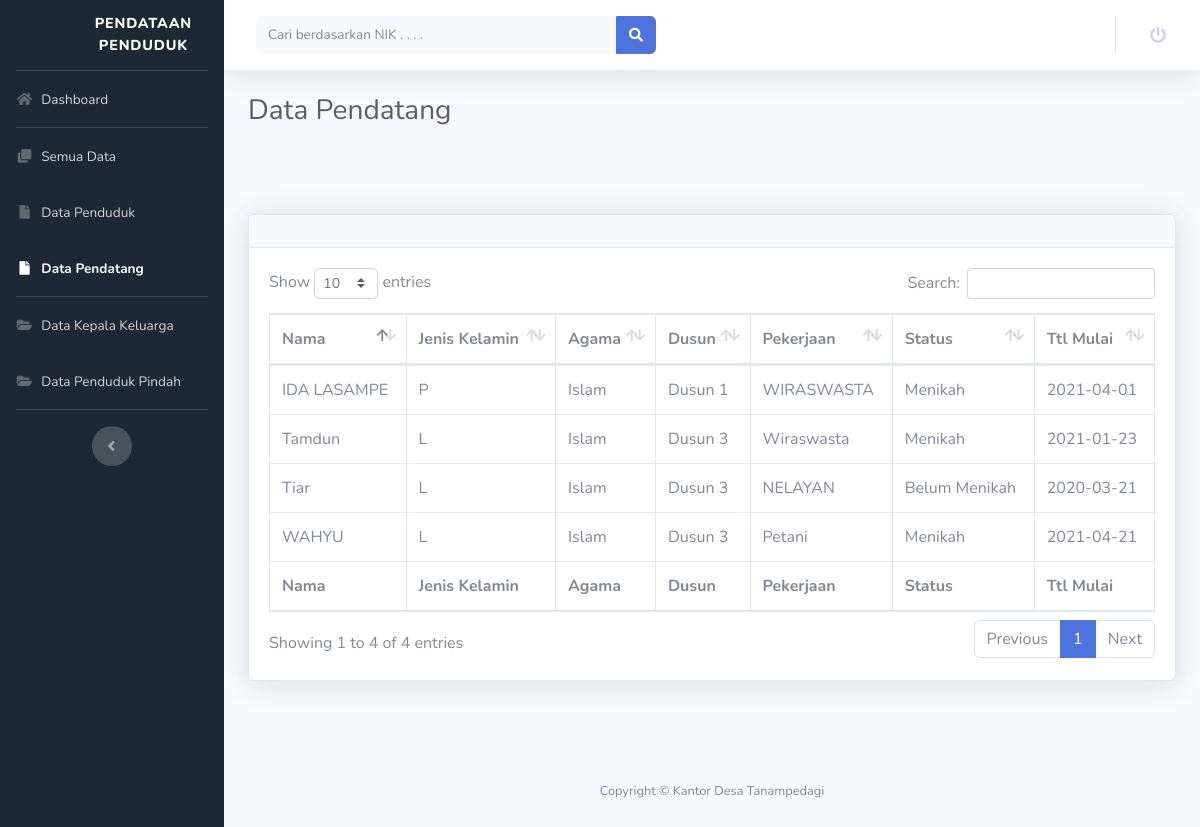
/Program/all_data_pendatang_user.php, run on the app's committed database.
### tables this page shows
CREATE TABLE `data_pendatang` (
  `nik` bigint(20) NOT NULL,
  `nama` varchar(50) NOT NULL,
  `agama` varchar(20) NOT NULL,
  `gender` varchar(11) NOT NULL,
  `ttl` date NOT NULL,
  `dusun` varchar(20) NOT NULL,
  `alamat` varchar(60) NOT NULL,
  `pendidikan` varchar(20) NOT NULL,
  `pekerjaan` varchar(20) NOT NULL,
  `gol_darah` varchar(2) NOT NULL,
  `no_telp` varchar(13) NOT NULL,
  `status` varchar(20) NOT NULL,
  `kategori` varchar(20) NOT NULL,
  `ttl_mulai` date NOT NULL,
  `id_akun` int(11) NOT NULL
);

### Program/all_data_pendatang_user.php (the view, shortened to what this page needs)
<!DOCTYPE html>
<html lang="en">
<head>
    <link href="vendor/fontawesome-free/css/all.min.css" rel="stylesheet" type="text/css">
    <link href="css/sb-admin-2.min.css" rel="stylesheet">
    <link rel="stylesheet" type="text/css" href="css/style.css">
    <link href="vendor/datatables/dataTables.bootstrap4.min.css" rel="stylesheet">
</head>
<body id="page-top">
    <div id="wrapper">
        <ul class="navbar-nav samping sidebar sidebar-dark accordion" id="accordionSidebar">
            <a class="sidebar-brand d-flex align-items-center justify-content-center" href="index.php">
                <div class="sidebar-brand-icon logo">
                </div>
                <div class="sidebar-brand-text mx-3 text">Pendataan Penduduk</div>
            </a>
            <hr class="sidebar-divider my-0">
            <li class="nav-item">
                <a class="nav-link" href="index.php">
                    <i class="fas fa-fw fa-home"></i>
                    <span>Dashboard</span></a>
            </li>
            <hr class="sidebar-divider my-0">
            <li class="nav-item">
                <a class="nav-link" href="datas_user.php">
                    <i class="fas fa-fw fa-clone"></i>
                    <span>Semua Data</span></a>
            </li>
            <li class="nav-item">
                <a class="nav-link" href="all_data_user.php">
                    <i class="fas fa-fw fa-file"></i>
                    <span>Data Penduduk</span></a>
            </li>
            <li class="nav-item active">
                <a class="nav-link" href="all_data_pendatang_user.php">
                    <i class="fas fa-fw fa-file"></i>
                    <span>Data Pendatang</span></a>
            </li>
            <hr class="sidebar-divider my-0">
            <li class="nav-item">
                <a class="nav-link" href="all_data_kep_user.php">
                    <i class="fas fa-fw fa-folder-open"></i>
                    <span>Data Kepala Keluarga</span></a>
            </li>
            <li class="nav-item">
                <a class="nav-link" href="all_data_pin_user.php">
                    <i class="fas fa-fw fa-folder-open"></i>
                    <span>Data Penduduk Pindah</span></a>
            </li>
            <hr class="sidebar-divider d-none d-md-block">
            <div class="text-center d-none d-md-inline">
                <button class="rounded-circle border-0" id="sidebarToggle"></button>
            </div>
        </ul>
        <div id="content-wrapper" class="d-flex flex-column">
            <div id="content">
                <nav class="navbar navbar-expand navbar-light bg-white topbar mb-4 static-top shadow">
                    <form
                        class="d-none d-sm-inline-block form-inline mr-auto ml-md-3 my-2 my-md-0 mw-100 navbar-search" action="pencarian.php" method="POST" autocomplete="off">
                        <div class="input-group">
                            <input type="text" class="form-control bg-light border-0 small" placeholder="Cari berdasarkan NIK . . . ."
                                aria-label="Search" aria-describedby="basic-addon2" name="inputnik" required="">
                            <div class="input-group-append">
                                <button class="btn btn-primary" type="submit" name="submit">
                                    <i class="fas fa-search fa-sm"></i>
                                </button>
                            </div>
                        </div>
                    </form>
                    <ul class="navbar-nav ml-auto">
                        <li class="nav-item dropdown no-arrow mx-1">
                            <a class="nav-link dropdown-toggle" href="#" id="alertsDropdown" role="button"
                                data-toggle="modal" aria-haspopup="true" aria-expanded="false" data-target="#logoutModal">
                                <i class="fas fa-power-off fa-fw"></i>
                            </a>
                        </li>
                    </ul>
                </nav>
                <div class="container-fluid">
                    <h1 class="h3 mb-4 text-gray-800">Data Pendatang</h1>
                    <div class="input_down">
                    </div>
                    <br>
                    <div class="card shadow mb-4">
                        <div class="card-header py-3">
                        </div>
                        <div class="card-body">
                            <div class="table-responsive">
                                <table class="table table-bordered" id="dataTable" width="100%" cellspacing="0">
                                    <thead>
                                        <tr>
                                            <th>Nama</th>
                                            <th>Jenis Kelamin</th>
                                            <th>Agama</th>
                                            <th>Dusun</th>
                                            <th>Pekerjaan</th>
                                            <th>Status</th>
                                            <th>Ttl Mulai</th>
                                        </tr>
                                    </thead>
                                    <tfoot>
                                        <tr>
                                            <th>Nama</th>
                                            <th>Jenis Kelamin</th>
                                            <th>Agama</th>
                                            <th>Dusun</th>
                                            <th>Pekerjaan</th>
                                            <th>Status</th>
                                            <th>Ttl Mulai</th>
                                        </tr>
                                    </tfoot>
                                    <tbody>
                                    <?php
                                    require ('koneksi.php');
                                    $result= mysqli_query($conn, "SELECT * FROM data_pendatang");
                                    while ($data = mysqli_fetch_array($result)){
                                    ?>
                                        <tr>
                                            <td><?php echo $data['nama']; ?></td>
                                            <td><?php echo $data['gender']; ?></td>
                                            <td><?php echo $data['agama']; ?></td>
                                            <td><?php echo $data['dusun']; ?></td>
                                            <td><?php echo $data['pekerjaan']; ?></td>
                                            <td><?php echo $data['status']; ?></td>
                                            <td><?php echo $data['ttl_mulai']; ?></td>
                                        </tr>
                                    <?php
                                        }
                                    ?>
                                    </tbody>
                                </table>
                            </div>
                        </div>
                    </div>
                </div>
            <br>
            <br>
            <footer class="sticky-footer">
                <div class="container my-auto">
                    <div class="copyright text-center my-auto">
                        <span>Copyright &copy; Kantor Desa Tanampedagi</span>
                    </div>
                </div>
            </footer>
        </div>
    </div>
</body>
</html>

### Program/css/style.css (style rules this page uses)
div .logo { width: 90%; height: 270%; background-image: url('../img/lambang3.png'); background-size: 70%; background-repeat: no-repeat; background-position: center; }
.samping { background-color: #1C2833; }
.text { font-size: 90%; }
.input_down { height: 38px; margin-left: -2%; width: 104%; }

### data on the page
data_pendatang: nama "Tiar", gender "L", agama "Islam", dusun "Dusun 3", pekerjaan "NELAYAN", status "Belum Menikah", ttl_mulai "2020-03-21"
data_pendatang: nama "Tamdun", gender "L", agama "Islam", dusun "Dusun 3", pekerjaan "Wiraswasta", status "Menikah", ttl_mulai "2021-01-23"
data_pendatang: nama "WAHYU", gender "L", agama "Islam", dusun "Dusun 3", pekerjaan "Petani", status "Menikah", ttl_mulai "2021-04-21"
data_pendatang: nama "IDA LASAMPE", gender "P", agama "Islam", dusun "Dusun 1", pekerjaan "WIRASWASTA", status "Menikah", ttl_mulai "2021-04-01"
